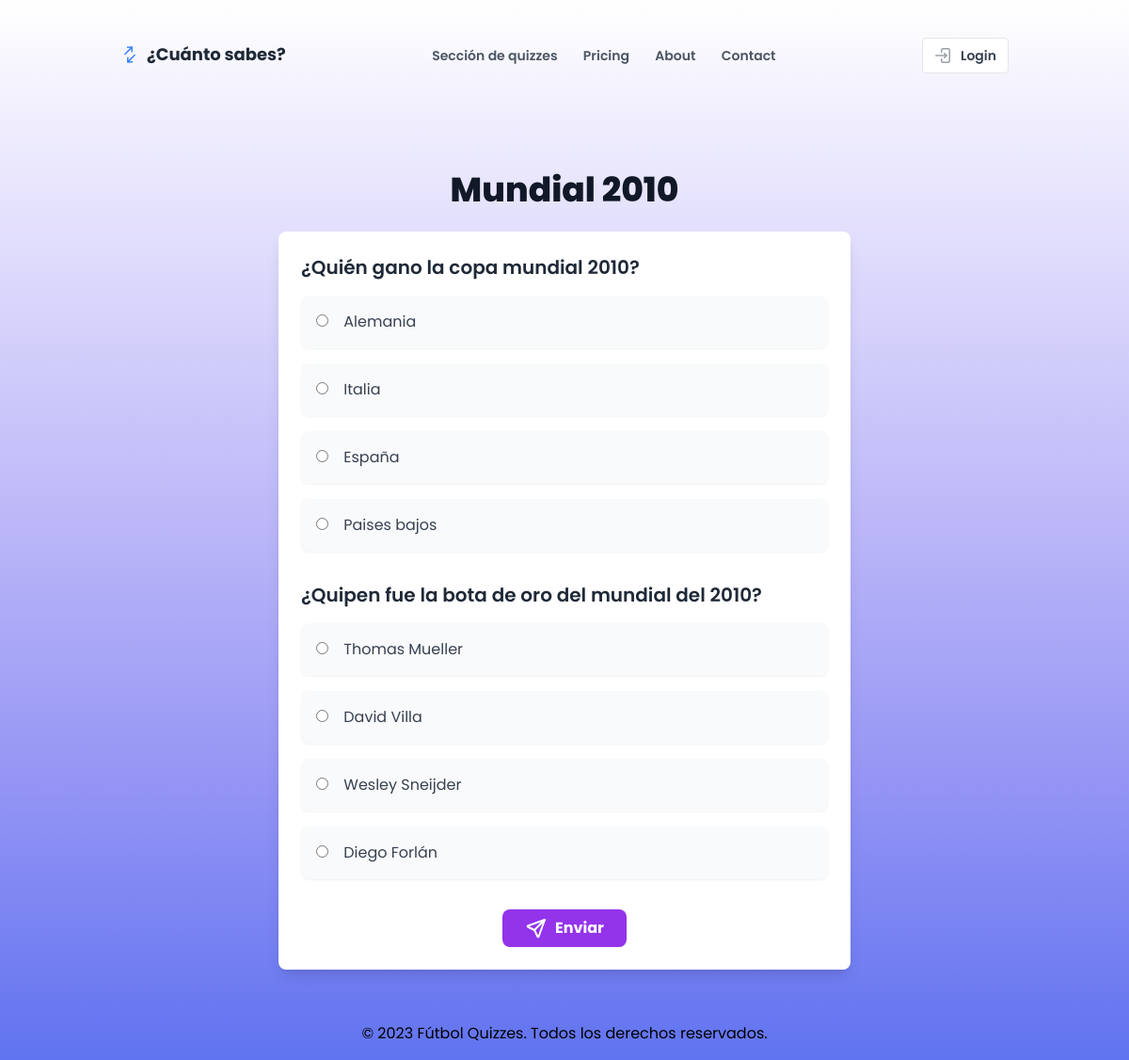
The page /quizz/take/1/ on the database its author committed.
### preguntas/models.py (models this page shows, shortened)
class Category(models.Model):
    section = models.ForeignKey(Section, on_delete=models.CASCADE, blank=True, null=True)
    nombre = models.CharField(max_length=200, null=True, blank=True)
    image = models.ImageField(upload_to='categoy-image/', null=True, blank=True)
    descripcion = models.TextField(verbose_name="descripcion", blank=True, null=True, max_length=300)
    enable_timer = models.BooleanField(default=False)
    difficulty =  models.CharField(max_length=30, null=True, blank=True)
    quiz_duration =  models.DurationField(null=True, blank=True)

class Question(models.Model):
    category = models.ForeignKey(Category, on_delete=models.CASCADE, blank=True, null=True)
    question_text = models.CharField(max_length=255)
    points = models.IntegerField(default=1)  # Añadir campo de puntaje

class Choice(models.Model):
    question = models.ForeignKey(Question, on_delete=models.CASCADE)
    choice_text = models.CharField(max_length=255)
    is_correct = models.BooleanField(default=False)

### preguntas/views.py (the view, shortened to what this page needs)
# urls.py: path('quizz/take/<int:category_id>/', views.quiz_view, name='take_quizz'),
def quiz_view(request, category_id):
    category = get_object_or_404(Category, pk=category_id)
    questions = Question.objects.filter(category=category)
    seccion_id = category.section.id
    id_quizz = category.id
    total_score = 0
    correct_answers = 0
    unanswered_questions = 0
    return render(request, 'paginas/quiz.html', {'questions': questions, 'category': category})

### preguntas/templates/paginas/quiz.html (shortened to what this page needs)
{% extends 'bases/base.html' %}
{% block contenido %}
{% load static %}
  <div class="max-w-2xl mx-auto px-4 sm:px-6 lg:px-8">
    <h1 class="text-4xl font-extrabold text-center text-gray-900 mb-6">{{ category.nombre }}</h1>
    <form method="post" class="bg-white shadow-lg rounded-lg p-6">
      {% for question in questions %}
        <div class="mb-8">
          <h2 class="text-xl font-semibold text-gray-800 mb-4">{{ question.question_text }}</h2>
          <div class="space-y-4">
            {% for choice in question.choice_set.all %}
              <label class="block bg-gray-50 p-4 rounded-lg shadow-sm hover:bg-blue-50 cursor-pointer transition">
                <input type="radio" name="{{ question.id }}" value="{{ choice.id }}" class="mr-3">
                <span class="text-gray-700">{{ choice.choice_text }}</span>
              </label>
            {% endfor %}
          </div>
        </div>
      {% endfor %}
      <div class="text-center flex justify-center">
        <button type="submit" id="enviarForm" class="flex items-center bg-purple-600  text-white font-bold py-2 px-6 rounded-lg hover:bg-black transition-colors duration-200">
          Enviar
        </button>
      </div>
    </form>
  </div>
{% endblock %}

### preguntas/templates/bases/base.html (style rules this page uses)
body { background-image: linear-gradient(to top, #6073f0, #9293f4, #bab6f8, #dedafc, #ffffff) !important; box-sizing: border-box; font-family: 'Poppins', sans-serif; }

### rows shown on the page
Category: nombre "Mundial 2010"
Question: question_text "¿Quién gano la copa mundial 2010?"
Choice: choice_text "Alemania"
Choice: choice_text "Italia"
Choice: choice_text "España"
Choice: choice_text "Paises bajos"
Question: question_text "¿Quipen fue la bota de oro del mundial del 2010?"
Choice: choice_text "Thomas Mueller"
Choice: choice_text "David Villa"
Choice: choice_text "Wesley Sneijder"
Choice: choice_text "Diego Forlán"
